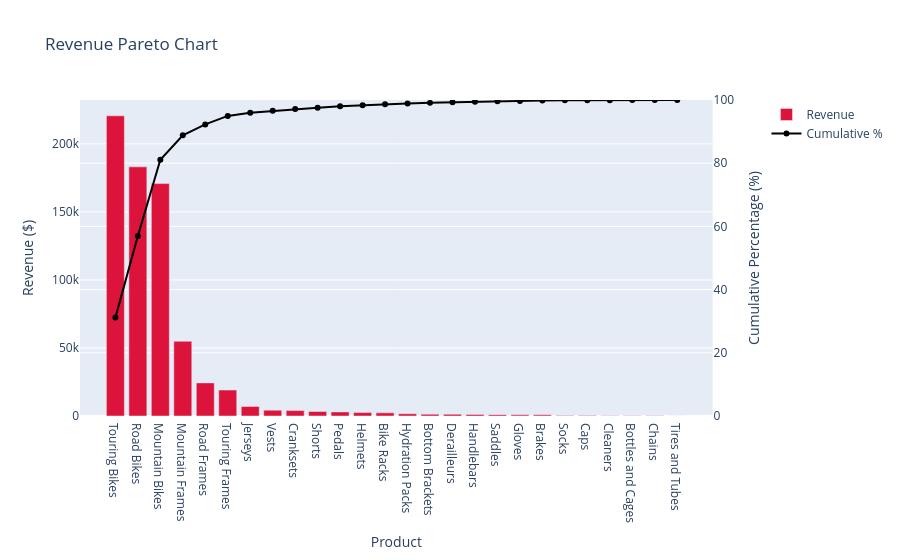

Notebook cell for this chart:
### Markdown cell above
## VISUALIZATION RATIONALE

--- A Pareto chart will make the observation more refined as we see numerically how products distribute revenue in 80/20 portions.

### Code cell
df=df.sort_values(by="RevenueByProduct",ascending=False)

# 2. Calculate cumulative percentage
df["CumulativeSum"] = df["RevenueByProduct"].cumsum()
total_revenue = df["RevenueByProduct"].sum()
df["CumulativePercentage"] = (df["CumulativeSum"] / total_revenue) * 100



fig = make_subplots(specs=[[{"secondary_y": True}]])

# 4. Add bars for individual revenue
fig.add_trace(
    go.Bar(
        x=df["ProductName"],
        y=df["RevenueByProduct"],
        name="Revenue",
        marker_color="crimson",
    ),
    secondary_y=False,
)

# 5. Add line for cumulative percentage
fig.add_trace(
    go.Scatter(
        x=df["ProductName"],
        y=df["CumulativePercentage"],
        name="Cumulative %",
        mode="lines+markers",
        marker_color="black",
    ),
    secondary_y=True,
)

# 6. Configure layout titles and axes ranges
fig.update_layout(
    title_text="Revenue Pareto Chart",
    xaxis_title="Product",
    yaxis_title="Revenue ($)",
    yaxis2_title="Cumulative Percentage (%)",
)

# Set secondary y-axis range from 0 to 100
fig.update_yaxes(range=[0, 100], secondary_y=True)

fig.show()

# 7. Render ch

### Figure 1 — Plotly figure (JSON) as saved in the notebook; plotly's stock layout.template omitted (floating-point values rounded to 4 significant figures)
{"data": [{"marker": {"color": "crimson"}, "name": "Revenue", "type": "bar", "x": ["Touring Bikes", "Road Bikes", "Mountain Bikes", "Mountain Frames", "Road Frames", "Touring Frames", "Jerseys", "Vests", "Cranksets", "Shorts", "Pedals", "Helmets", "Bike Racks", "Hydration Packs", "Bottom Brackets", "Derailleurs", "Handlebars", "Saddles", "Gloves", "Brakes", "Socks", "Caps", "Cleaners", "Bottles and Cages", "Chains", "Tires and Tubes"], "xaxis": "x", "y": [220700.0, 183100.0, 170800.0, 54950.0, 24350.0, 19070.0, 7018.0, 4310.0, 3969.0, 3300.0, 2996.0, 2524.0, 2304.0, 1650.0, 1320.0, 1297.0, 1193.0, 1010.0, 837.6, 830.7, 345.2, 277.4, 251.9, 158.2, 97.15, 27.48], "yaxis": "y"}, {"marker": {"color": "black"}, "mode": "lines+markers", "name": "Cumulative %", "type": "scatter", "x": ["Touring Bikes", "Road Bikes", "Mountain Bikes", "Mountain Frames", "Road Frames", "Touring Frames", "Jerseys", "Vests", "Cranksets", "Shorts", "Pedals", "Helmets", "Bike Racks", "Hydration Packs", "Bottom Brackets", "Derailleurs", "Handlebars", "Saddles", "Gloves", "Brakes", "Socks", "Caps", "Cleaners", "Bottles and Cages", "Chains", "Tires and Tubes"], "xaxis": "x", "y": [31.14, 56.98, 81.08, 88.83, 92.27, 94.96, 95.95, 96.56, 97.12, 97.58, 98.01, 98.36, 98.69, 98.92, 99.11, 99.29, 99.46, 99.6, 99.72, 99.84, 99.89, 99.92, 99.96, 99.98, 100.0, 100.0], "yaxis": "y2"}], "layout": {"title": {"text": "Revenue Pareto Chart"}, "xaxis": {"anchor": "y", "domain": [0, 0.94], "title": {"text": "Product"}}, "yaxis": {"anchor": "x", "domain": [0, 1], "title": {"text": "Revenue ($)"}}, "yaxis2": {"anchor": "x", "overlaying": "y", "range": [0, 100], "side": "right", "title": {"text": "Cumulative Percentage (%)"}}}}
